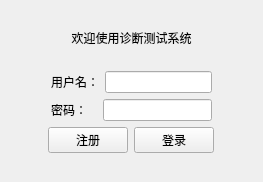
<?xml version="1.0" encoding="UTF-8"?>
<ui version="4.0">
 <class>LoginView</class>
 <widget class="QWidget" name="LoginView">
  <property name="geometry">
   <rect>
    <x>0</x>
    <y>0</y>
    <width>263</width>
    <height>182</height>
   </rect>
  </property>
  <property name="windowTitle">
   <string>登录 </string>
  </property>
  <layout class="QVBoxLayout" name="verticalLayout_2">
   <item>
    <spacer name="verticalSpacer">
     <property name="orientation">
      <enum>Qt::Orientation::Vertical</enum>
     </property>
     <property name="sizeHint" stdset="0">
      <size>
       <width>20</width>
       <height>19</height>
      </size>
     </property>
    </spacer>
   </item>
   <item>
    <widget class="QLabel" name="label">
     <property name="text">
      <string>欢迎使用诊断测试系统</string>
     </property>
     <property name="alignment">
      <set>Qt::AlignmentFlag::AlignCenter</set>
     </property>
    </widget>
   </item>
   <item>
    <spacer name="verticalSpacer_2">
     <property name="orientation">
      <enum>Qt::Orientation::Vertical</enum>
     </property>
     <property name="sizeHint" stdset="0">
      <size>
       <width>20</width>
       <height>19</height>
      </size>
     </property>
    </spacer>
   </item>
   <item>
    <layout class="QHBoxLayout" name="horizontalLayout_4">
     <item>
      <spacer name="horizontalSpacer">
       <property name="orientation">
        <enum>Qt::Orientation::Horizontal</enum>
       </property>
       <property name="sizeHint" stdset="0">
        <size>
         <width>40</width>
         <height>20</height>
        </size>
       </property>
      </spacer>
     </item>
     <item>
      <layout class="QVBoxLayout" name="verticalLayout">
       <item>
        <layout class="QHBoxLayout" name="horizontalLayout">
         <item>
          <widget class="QLabel" name="label_2">
           <property name="text">
            <string>用户名：</string>
           </property>
          </widget>
         </item>
         <item>
          <widget class="QLineEdit" name="inputUserName"/>
         </item>
        </layout>
       </item>
       <item>
        <layout class="QHBoxLayout" name="horizontalLayout_2">
         <item>
          <widget class="QLabel" name="label_3">
           <property name="text">
            <string>密码：   </string>
           </property>
          </widget>
         </item>
         <item>
          <widget class="QLineEdit" name="inputUserPassword"/>
         </item>
        </layout>
       </item>
      </layout>
     </item>
     <item>
      <spacer name="horizontalSpacer_2">
       <property name="orientation">
        <enum>Qt::Orientation::Horizontal</enum>
       </property>
       <property name="sizeHint" stdset="0">
        <size>
         <width>40</width>
         <height>20</height>
        </size>
       </property>
      </spacer>
     </item>
    </layout>
   </item>
   <item>
    <layout class="QHBoxLayout" name="horizontalLayout_5">
     <item>
      <spacer name="horizontalSpacer_3">
       <property name="orientation">
        <enum>Qt::Orientation::Horizontal</enum>
       </property>
       <property name="sizeHint" stdset="0">
        <size>
         <width>40</width>
         <height>20</height>
        </size>
       </property>
      </spacer>
     </item>
     <item>
      <layout class="QHBoxLayout" name="horizontalLayout_3">
       <item>
        <widget class="QPushButton" name="btSignUp">
         <property name="text">
          <string>注册</string>
         </property>
        </widget>
       </item>
       <item>
        <widget class="QPushButton" name="btSignIn">
         <property name="text">
          <string>登录</string>
         </property>
        </widget>
       </item>
      </layout>
     </item>
     <item>
      <spacer name="horizontalSpacer_4">
       <property name="orientation">
        <enum>Qt::Orientation::Horizontal</enum>
       </property>
       <property name="sizeHint" stdset="0">
        <size>
         <width>40</width>
         <height>20</height>
        </size>
       </property>
      </spacer>
     </item>
    </layout>
   </item>
   <item>
    <spacer name="verticalSpacer_3">
     <property name="orientation">
      <enum>Qt::Orientation::Vertical</enum>
     </property>
     <property name="sizeHint" stdset="0">
      <size>
       <width>20</width>
       <height>19</height>
      </size>
     </property>
    </spacer>
   </item>
  </layout>
 </widget>
 <resources/>
 <connections/>
</ui>
